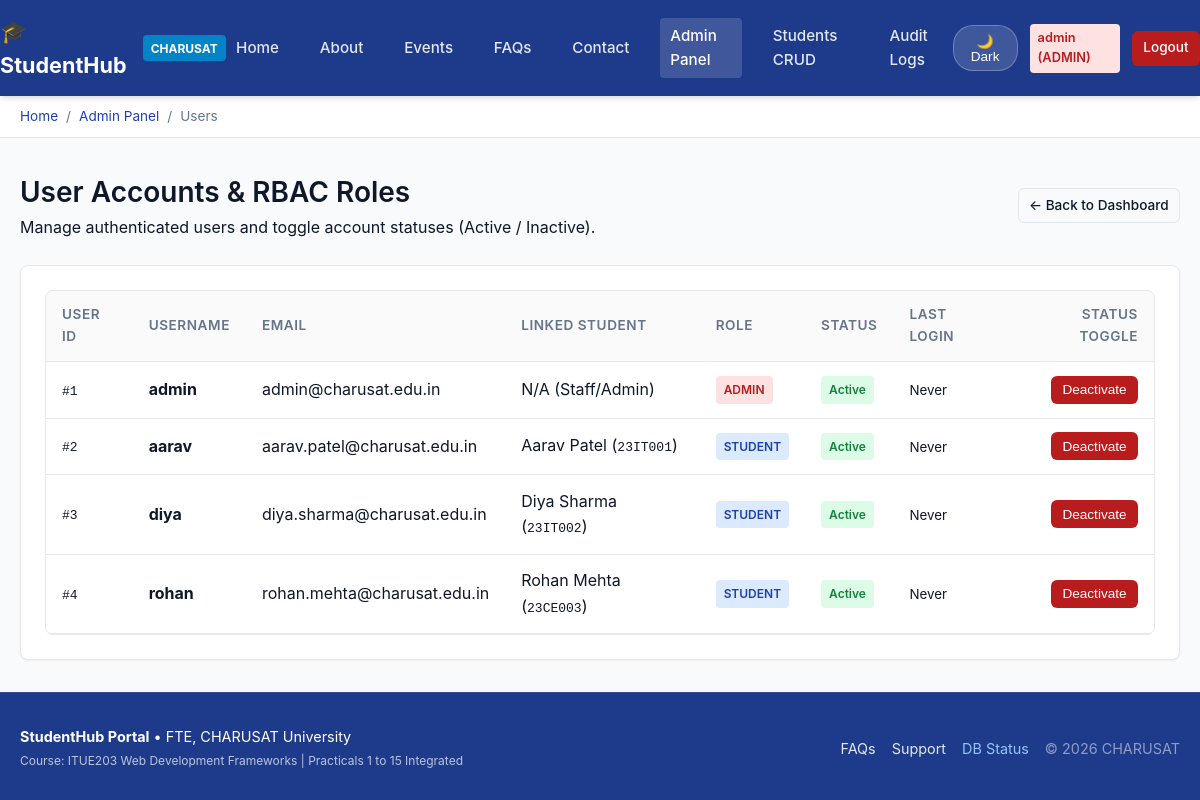
The page /admin/users.php (signed in) on the database its author committed.
### tables this page shows
CREATE TABLE IF NOT EXISTS `users` (
  `id` INT UNSIGNED NOT NULL AUTO_INCREMENT,
  `username` VARCHAR(50) NOT NULL,
  `email` VARCHAR(191) NOT NULL,
  `password` VARCHAR(255) NOT NULL,
  `role` ENUM('admin', 'student') NOT NULL DEFAULT 'student',
  `status` ENUM('active', 'inactive') NOT NULL DEFAULT 'active',
  `remember_token` VARCHAR(255) NULL,
  `last_login` DATETIME NULL,
  `created_at` TIMESTAMP NOT NULL DEFAULT CURRENT_TIMESTAMP,
  PRIMARY KEY (`id`),
  UNIQUE KEY `uq_users_username` (`username`),
  UNIQUE KEY `uq_users_email` (`email`)
);

CREATE TABLE IF NOT EXISTS `students` (
  `id` INT UNSIGNED NOT NULL AUTO_INCREMENT,
  `student_number` VARCHAR(30) NOT NULL,
  `full_name` VARCHAR(150) NOT NULL,
  `email` VARCHAR(191) NOT NULL,
  `mobile` VARCHAR(15) NOT NULL,
  `branch` VARCHAR(100) NOT NULL,
  `year` VARCHAR(20) NOT NULL,
  `gender` ENUM('Male', 'Female', 'Other') NOT NULL,
  `user_id` INT UNSIGNED NULL,
  `status` ENUM('active', 'inactive') NOT NULL DEFAULT 'active',
  `created_at` TIMESTAMP NOT NULL DEFAULT CURRENT_TIMESTAMP,
  PRIMARY KEY (`id`),
  UNIQUE KEY `uq_students_student_number` (`student_number`),
  UNIQUE KEY `uq_students_email` (`email`),
  KEY `idx_students_branch` (`branch`),
  KEY `idx_students_year` (`year`),
  CONSTRAINT `fk_students_user` FOREIGN KEY (`user_id`) REFERENCES `users` (`id`) ON DELETE SET NULL ON UPDATE CASCADE
);

### admin/users.php (the view, shortened to what this page needs)
<?php
require_once __DIR__ . '/../includes/auth.php';
$users = $conn->query("
    SELECT u.id, u.username, u.email, u.role, u.status, u.last_login, u.created_at, s.student_number, s.full_name
    FROM users u
    LEFT JOIN students s ON s.user_id = u.id
    ORDER BY u.id ASC
")->fetch_all(MYSQLI_ASSOC);
require_once __DIR__ . '/../includes/header.php';
?>
<div style="display:flex; justify-content:space-between; align-items:center; margin-bottom:1.5rem; flex-wrap:wrap; gap:1rem;">
    <div>
        <h1 class="card-title" style="font-size:1.75rem; margin:0;">User Accounts & RBAC Roles</h1>
        <p class="text-muted">Manage authenticated users and toggle account statuses (Active / Inactive).</p>
    </div>
    <div>
        <a href="dashboard.php" class="btn btn-outline btn-sm">&larr; Back to Dashboard</a>
    </div>
</div>
<div class="card p-0" style="overflow:hidden;">
    <div class="table-responsive">
        <table class="data-table">
            <thead>
                <tr>
                    <th>User ID</th>
                    <th>Username</th>
                    <th>Email</th>
                    <th>Linked Student</th>
                    <th>Role</th>
                    <th>Status</th>
                    <th>Last Login</th>
                    <th style="text-align:right;">Status Toggle</th>
                </tr>
            </thead>
            <tbody>
                <?php foreach ($users as $u): ?>
                    <tr>
                        <td><code>#<?= $u['id'] ?></code></td>
                        <td><strong><?= htmlspecialchars($u['username']) ?></strong></td>
                        <td><?= htmlspecialchars($u['email']) ?></td>
                        <td>
                            <?php if (!empty($u['full_name'])): ?>
                                <?= htmlspecialchars($u['full_name']) ?> (<code><?= htmlspecialchars($u['student_number']) ?></code>)
                            <?php else: ?>
                                <span class="text-muted">N/A (Staff/Admin)</span>
                            <?php endif; ?>
                        </td>
                        <td>
                            <span class="badge <?= $u['role'] === 'admin' ? 'badge-danger' : 'badge-primary' ?>">
                                <?= strtoupper(htmlspecialchars($u['role'])) ?>
                            </span>
                        </td>
                        <td>
                            <span class="badge <?= $u['status'] === 'active' ? 'badge-success' : 'badge-danger' ?>">
                                <?= ucfirst(htmlspecialchars($u['status'])) ?>
                            </span>
                        </td>
                        <td><small class="text-muted"><?= $u['last_login'] ? date('d M Y, H:i', strtotime($u['last_login'])) : 'Never' ?></small></td>
                        <td style="text-align:right;">
                            <?php if ($u['id'] !== (int)$_SESSION['user_id']): ?>
                                <form action="users.php" method="POST" style="display:inline;">
                                    <button type="submit" class="btn btn-sm <?= $u['status'] === 'active' ? 'btn-danger' : 'btn-success' ?>">
                                        <?= $u['status'] === 'active' ? 'Deactivate' : 'Activate' ?>
                                    </button>
                                </form>
                            <?php else: ?>
                                <small class="text-muted">Current User</small>
                            <?php endif; ?>
                        </td>
                    </tr>
                <?php endforeach; ?>
            </tbody>
        </table>
    </div>
</div>
<?php require_once __DIR__ . '/../includes/footer.php'; ?>

### css/style.css (style rules this page uses)
:root { --primary: #1e40af; --primary-hover: #1d4ed8; --secondary: #475569; --accent: #0284c7; --success: #15803d; --danger: #b91c1c; --warning: #b45309; --bg-main: #f8fafc; --bg-card: #ffffff; --text-main: #0f172a; --text-muted: #64748b; --border-color: #e2e8f0; --nav-bg: #1e3a8a; --nav-text: #ffffff; --shadow-sm: 0 1px 2px rgba(0,0,0,0.05); --shadow-md: 0 4px 6px -1px rgba(0,0,0,0.1), 0 2px 4px -2px rgba(0,0,0,0.1); --shadow-lg: 0 10px 15px -3px rgba(0,0,0,0.1), 0 4px 6px -4px rgba(0,0,0,0.1); --radius: 8px; --font-family: -apple-system, BlinkMacSystemFont, "Segoe UI", Roboto, Oxygen, Ubuntu, Cantarell, "Helvetica Neue", sans-serif; }
* { box-sizing: border-box; margin: 0; padding: 0; }
body { font-family: var(--font-family); background-color: var(--bg-main); color: var(--text-main); line-height: 1.6; min-height: 100vh; display: flex; flex-direction: column; transition: background-color 0.25s ease, color 0.25s ease; }
.card { background-color: var(--bg-card); border: 1px solid var(--border-color); border-radius: var(--radius); padding: 1.5rem; box-shadow: var(--shadow-sm); transition: transform 0.2s, box-shadow 0.2s; }
.card-title { font-size: 1.25rem; font-weight: 600; margin-bottom: 0.75rem; color: var(--text-main); }
.btn { display: inline-flex; align-items: center; justify-content: center; gap: 0.5rem; padding: 0.55rem 1.15rem; font-size: 0.95rem; font-weight: 500; border-radius: 6px; cursor: pointer; border: 1px solid transparent; text-decoration: none; transition: all 0.2s; }
.btn-danger { background-color: var(--danger); color: #ffffff; }
.btn-outline { background: transparent; border-color: var(--border-color); color: var(--text-main); }
.btn-sm { padding: 0.35rem 0.65rem; font-size: 0.85rem; }
.table-responsive { width: 100%; overflow-x: auto; border: 1px solid var(--border-color); border-radius: var(--radius); background: var(--bg-card); }
.data-table { width: 100%; border-collapse: collapse; text-align: left; }
.data-table th, .data-table td { padding: 0.85rem 1rem; border-bottom: 1px solid var(--border-color); }
.data-table th { background-color: rgba(0,0,0,0.02); color: var(--text-muted); font-weight: 600; font-size: 0.85rem; text-transform: uppercase; letter-spacing: 0.04em; }
.badge { display: inline-block; padding: 0.25rem 0.5rem; font-size: 0.75rem; font-weight: 600; border-radius: 4px; }
.badge-primary { background: #dbeafe; color: #1e40af; }
.badge-success { background: #dcfce7; color: #15803d; }
.badge-danger { background: #fee2e2; color: #b91c1c; }

### rows shown on the page
users: id "1", username "admin", email "admin@charusat.edu.in", shows "N/A (Staff/Admin)", role "ADMIN", status "Active", shows "Never", shows "Deactivate"
students: user "2", user.username "aarav", user.email "aarav.patel@charusat.edu.in", full_name "Aarav Patel", student_number "23IT001", user.role "STUDENT", user.status "Active"
students: user "3", user.username "diya", user.email "diya.sharma@charusat.edu.in", full_name "Diya Sharma", student_number "23IT002", user.role "STUDENT", user.status "Active"
students: user "4", user.username "rohan", user.email "rohan.mehta@charusat.edu.in", full_name "Rohan Mehta", student_number "23CE003", user.role "STUDENT", user.status "Active"

### other values the page prints
current_username() "admin"
current_user_role() "ADMIN"
$name "Admin Panel"
$name "Users"
